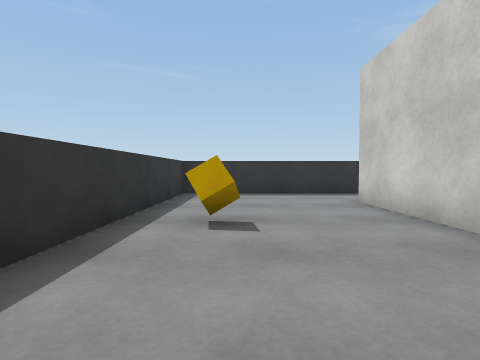
view 1 (above)

17 first-person views from a walk through a Unity game level. The camera is 0.72 m above the floor, tilts 2° down and sees 80° across. The floor is counted in squares, 1 m on a side. Each view is taken from the middle of a square. On the plan, view 1 faces up. The plan holds only what a view shows up to about 10 squares ahead; the rest is blank. The player character is not drawn. Surface patterns are stand-ins for the level's own textures.

view 2
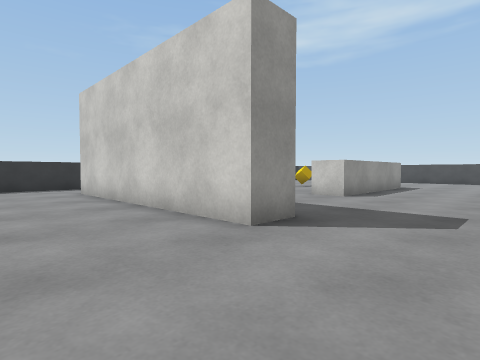

view 3
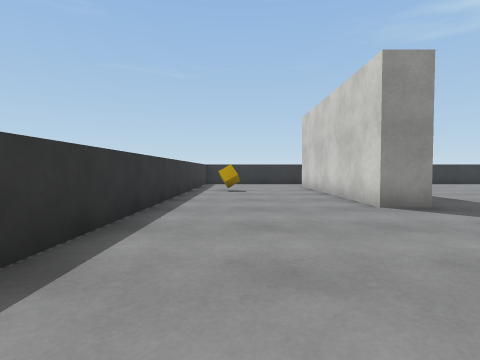

view 4
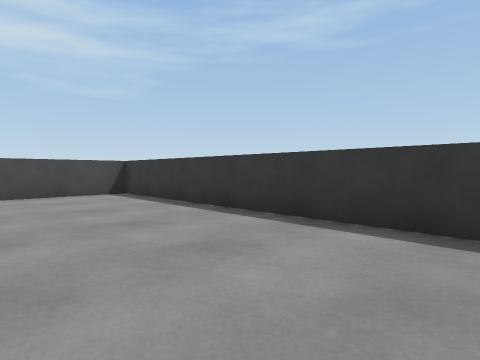

view 5
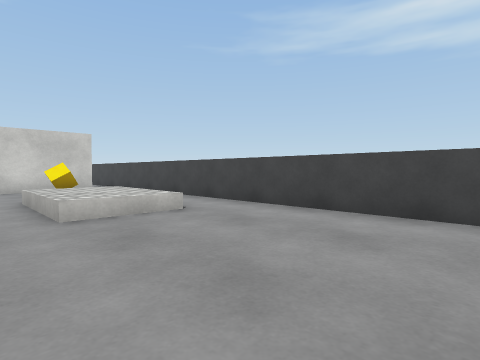

view 6
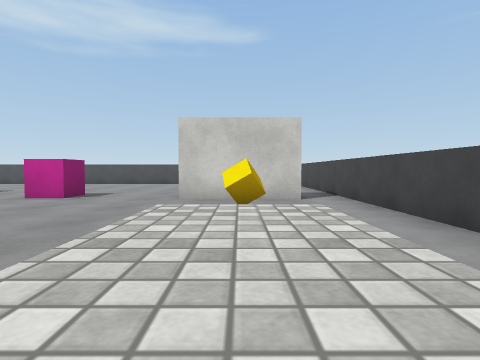

view 7
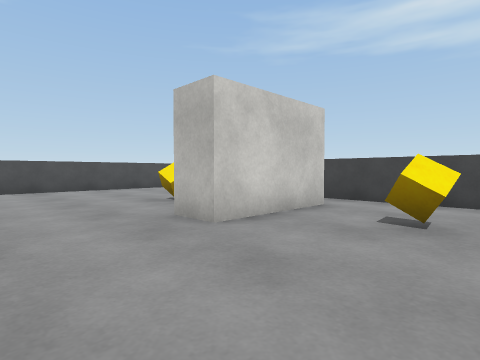

view 8
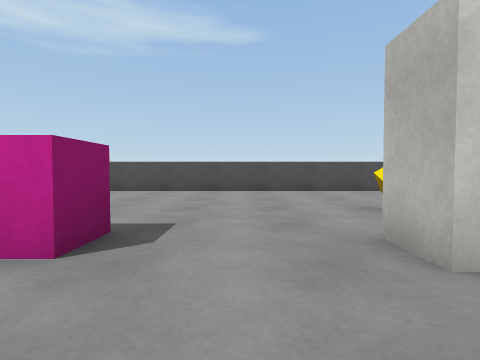

view 9
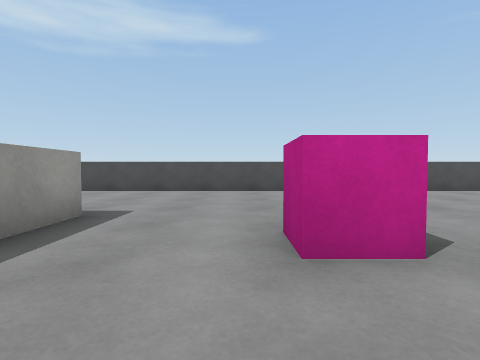

view 10
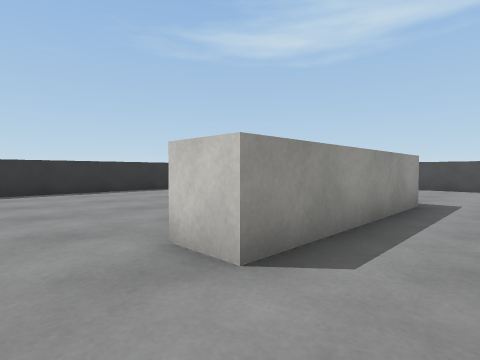

view 11
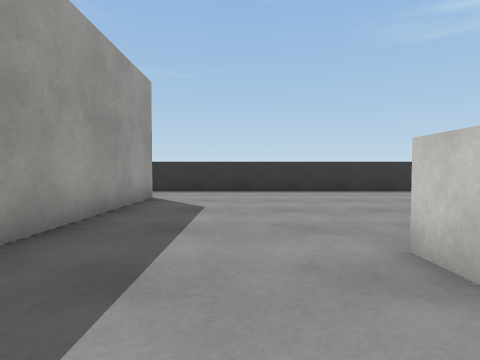

view 12
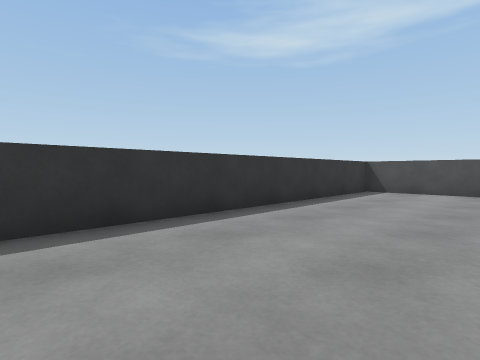

view 13
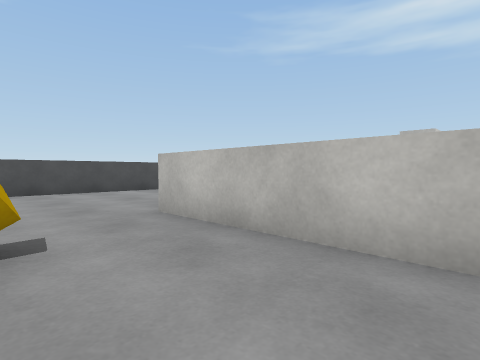

view 14
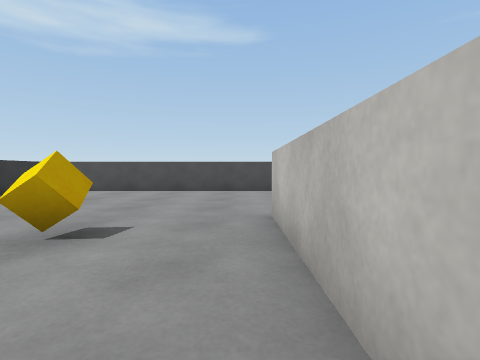

view 15
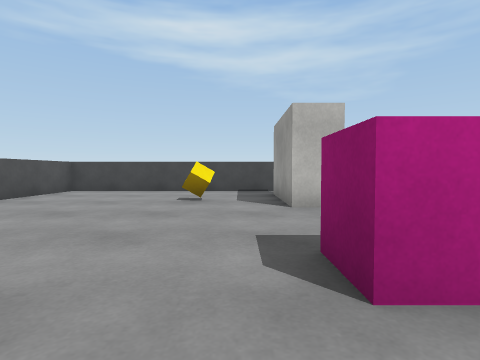

view 16
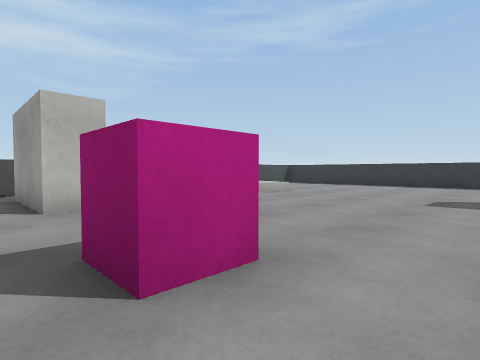

view 17
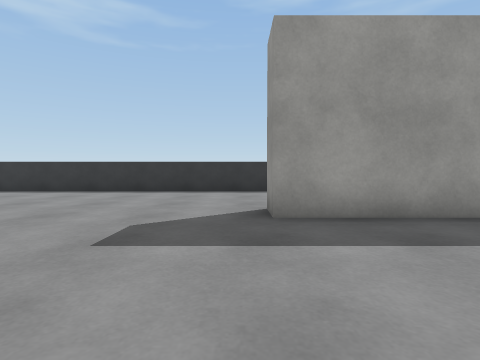

### Floor plan
Points are (right, up) in squares from view 1. A wall is a line through its corners. A room is listed if a view was taken in it or the views show most of it. See-through windows are left out.
Room 1 (views 1, 2, 3, 4, 5, 6, 7, 8, 9, 10, 11, 12, 13, 14, 15, 16, 17)
walls: (8.1, 1.5) (12.5, 1.5); (12.5, 0.5) (7.5, 0.5) (7.5, 1.5); (3.7, 6.5) (3.7, -0.5) (2.7, -0.5) (2.7, 6.5); (10, -9.6) (10, -6.5) (11, -6.5) (11, -9.5); (-1.7, 8.7) (-1.7, -10.8) (17.7, -10.8) (17.7, 8.7) (-1.7, 8.7)
low walls: (3.5, -9) (3.5, -7) (6.5, -7)
objects: cube (0, 4); cube (8, -8); pink cube (11, -3); cube (11, 4); cube (13, -8)

Where each view was taken, in squares from view 1:
view 1: 0 up, 0 right, facing up
view 2: 3 down, 0 right, facing up-right
view 3: 6 down, 0 right, facing up
view 4: 2 down, 2 right, facing down-left
view 5: 6 down, 1 left, facing down-right
view 6: 8 down, 3 right, facing right
view 7: 4 down, 7 right, facing down-right
view 8: 5 down, 8 right, facing right
view 9: 2 down, 8 right, facing right
view 10: 1 down, 6 right, facing up-right
view 11: 1 down, 6 right, facing up
view 12: 5 up, 8 right, facing up-right
view 13: 4 up, 8 right, facing down-right
view 14: 2 up, 8 right, facing right
view 15: 1 down, 12 right, facing down
view 16: 1 down, 12 right, facing down-left
view 17: 1 down, 8 right, facing left
